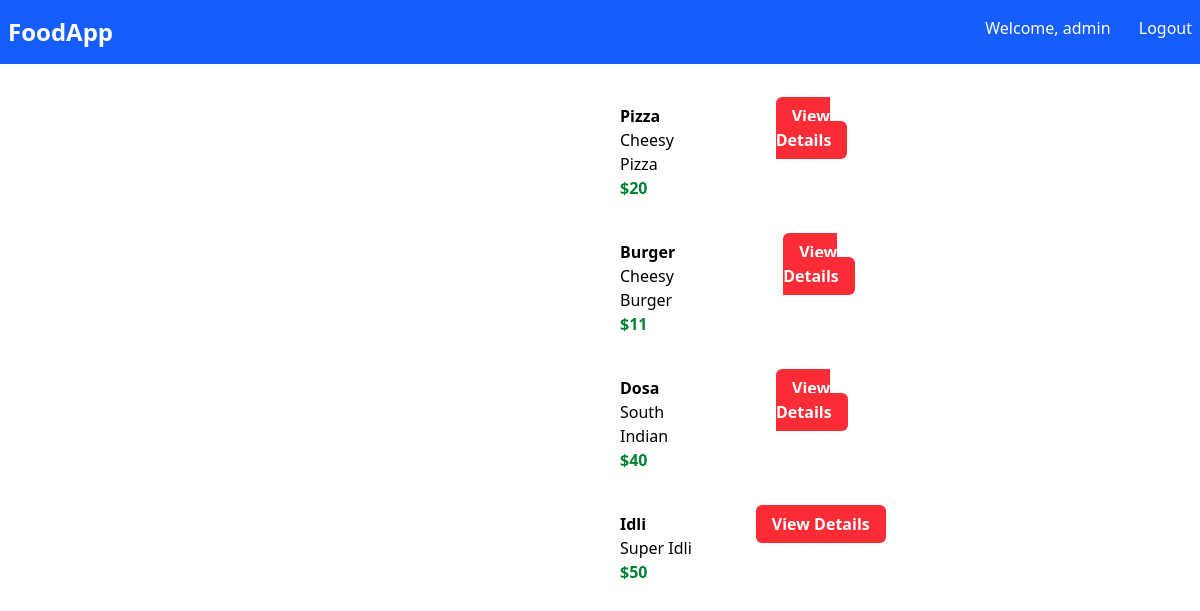
/myapp/index/ (signed in), run on the app's committed database.
### myapp/models.py (models this page shows, shortened)
class Item(models.Model):
    item_name = models.CharField(max_length=200)
    item_desc = models.CharField()
    item_price = models.IntegerField()
    item_image = models.CharField(max_length=500, default='https://storage.googleapis.com/ds-builder-bucket/000_menu_placeholder.png')

### myapp/views.py (the view)
# urls.py: path('index/', views.index,name='index'),
@login_required
def index(request):
    item_list = Item.objects.all()
    context = {
        'item_list': item_list
    }
    return render(request,"myapp/index.html",context) #Rendering the html template

### myapp/templates/myapp/index.html (shortened to what this page needs)
{% extends 'myapp/base.html' %}
{% block body %}
<div>
    {% for item in item_list %}
    <div class="flex m-10 w-1/2 mx-auto">
        <div>
        </div>
        <div class="mx-16">
            <div class="font-bold">{{item.item_name}}</div>
            <div>{{item.item_desc}}</div>
            <div class="text-green-700 font-bold">${{item.item_price}}</div>
        </div>
            <div>
                <a class="bg-red-500 text-white font-bold px-4 py-2 rounded-md"href="{% url 'myapp:detail' item.id %}">View Details</a>
            </div>
    </div>
    {% endfor %}
</div>
{% endblock %}

### myapp/templates/myapp/base.html (shortened to what this page needs)
<!DOCTYPE html>
<html lang="en">
<head>
    <script src="https://cdn.jsdelivr.net/npm/@tailwindcss/browser@4"></script>
</head>
<body>
        <nav class="bg-blue-600 text-white">
    <div class="flex justify-between px-2 py-4">
        <a class="font-bold text-2xl" href="">FoodApp</a>
        <div class="space-x-6">
            <a href="">Welcome, {{user.username}}</a>
            {% if user.is_authenticated %}
                <a href="{% url 'logout' %}">Logout</a>
            {% else %}
                <a href="{% url 'login' %}">Login</a>
            {% endif %}
        </div>
    </div>
    </nav>
{% block body %}
{% endblock %}
</body>
</html>

### data on the page
Item: item_name "Pizza", item_desc "Cheesy Pizza", item_price "20"
Item: item_name "Burger", item_desc "Cheesy Burger", item_price "11"
Item: item_name "Dosa", item_desc "South Indian", item_price "40"
Item: item_name "Idli", item_desc "Super Idli", item_price "50"

### other printed values
{{ user.username }} "admin"
